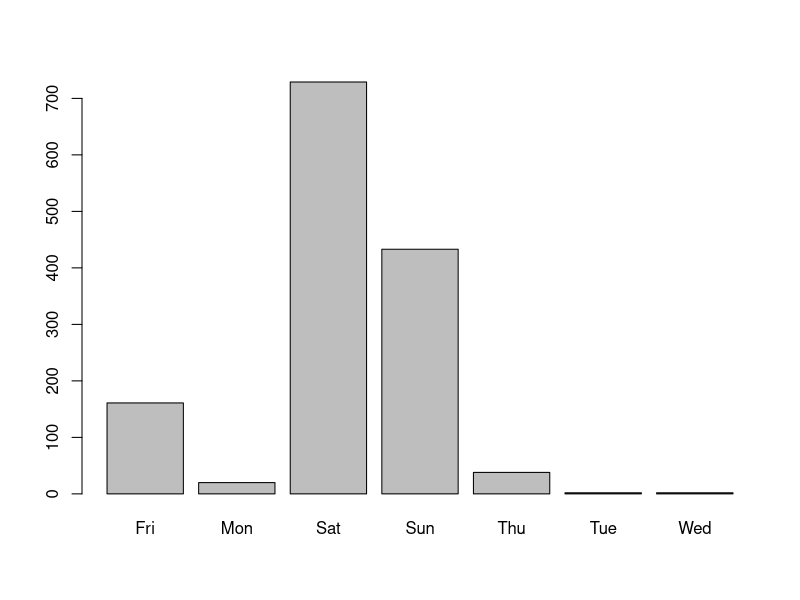

Generate this figure with R: (Note: this script raises an error after producing the figure.)
## ---- chunk 1
library(readxl)
setwd("/Users/austinsechrest/Documents/GitHub/LISH-AFL-Project/Datasets/")
afl <- read_excel("afl_with_injuries.xlsx")
## ---- chunk 2
plot(factor(afl$Day))
## ---- chunk 3
hist(afl$Time)
## ---- chunk 4
hist(afl$Attendance, breaks = 30)
afl$logAttendance = log(afl$Attendance)
hist(afl$logAttendance)
afl$sqrtAttendance = sqrt(afl$Attendance)
hist(afl$sqrtAttendance)
## ---- chunk 5
plot(factor(afl$Venue))
## ---- chunk 6
hist(afl$Home.Odds, breaks = 40)
afl$logHome.Odds = log(afl$Home.Odds)
hist(afl$logHome.Odds)
hist(afl$Away.Odds, breaks = 40)
afl$logAway.Odds = log(afl$Away.Odds)
hist(afl$logAway.Odds)
## ---- chunk 7
afl$Over.Under <- as.numeric(afl$Over.Under)
hist(afl$Over.Under)
## ---- chunk 8
hist(afl$Favorite.Odds, breaks = 10)
afl$logFavorite.Odds = log(afl$Favorite.Odds)
hist(afl$logFavorite.Odds)
hist(afl$Underdog.Odds, breaks = 40)
afl$logUnderdog.Odds = log(afl$Underdog.Odds)
hist(afl$logUnderdog.Odds)
## ---- chunk 9
hist(afl$Difference_in_Odds, breaks = 25)
afl$logDifference_in_Odds = log(afl$Difference_in_Odds)
hist(afl$logDifference_in_Odds)
## ---- chunk 10
hist(afl$Attendance_Difference_vs_Avg)
## ---- chunk 11
hist(afl$Attendance_Difference_vs_Home_Avg, breaks = 14)
## ---- chunk 12
hist(afl$Pct_Difference_vs_Home_Avg, breaks = 20)
## ---- chunk 13
afl$Home.Injuries.5 <- as.numeric(afl$Home.Injuries.5)
afl$Home.Injuries.10 <- as.numeric(afl$Home.Injuries.10)
afl$Home.Injuries.25 <- as.numeric(afl$Home.Injuries.25)
afl$Home.Injuries.50 <- as.numeric(afl$Home.Injuries.50)
afl$Home.Injuries.Total <- as.numeric(afl$Home.Injuries.Total)
afl$Away.Injuries.5 <- as.numeric(afl$Away.Injuries.5)
afl$Away.Injuries.10 <- as.numeric(afl$Away.Injuries.10)
afl$Away.Injuries.25 <- as.numeric(afl$Away.Injuries.25)
afl$Away.Injuries.50 <- as.numeric(afl$Away.Injuries.50)
afl$Away.Injuries.Total <- as.numeric(afl$Away.Injuries.Total)
## ---- chunk 14
plot(afl$Home.Injuries.5, afl$Attendance)
plot(afl$Home.Injuries.10, afl$Attendance)
plot(afl$Home.Injuries.25, afl$Attendance)
plot(afl$Home.Injuries.50, afl$Attendance)
plot(afl$Home.Injuries.Total, afl$Attendance)
## ---- chunk 15
mean_by_round <- data.frame()
for (i in 1:24){
  newrow = data.frame(i, mean(afl$Attendance[afl$Round==i]), mean(afl$Home.Odds[afl$Round==i]), mean(afl$Away.Odds[afl$Round==i]), mean(afl$Favorite.Odds[afl$Round==i]), mean(afl$Underdog.Odds[afl$Round==i]), mean(afl$Difference_in_Odds[afl$Round==i]), mean(afl$Avg.Venue.Attendance[afl$Round==i]), mean(afl$Attendance_Difference_vs_Avg[afl$Round==i]), mean(afl$Home.Venue.Average[afl$Round==i]), mean(afl$Attendance_Difference_vs_Home_Avg[afl$Round==i]), mean(afl$Pct_Difference_vs_Home_Avg[afl$Round==i]), mean(afl$Time[afl$Round==i]), mean(afl$Home.Injuries.5[afl$Round==i]), mean(afl$Home.Injuries.10[afl$Round==i]), mean(afl$Home.Injuries.25[afl$Round==i]), mean(afl$Home.Injuries.50[afl$Round==i]), mean(afl$Home.Injuries.Total[afl$Round==i]), mean(afl$Away.Injuries.5[afl$Round==i]), mean(afl$Away.Injuries.10[afl$Round==i]), mean(afl$Away.Injuries.25[afl$Round==i]), mean(afl$Away.Injuries.50[afl$Round==i]), mean(afl$Away.Injuries.Total[afl$Round==i]))
  mean_by_round <- rbind(mean_by_round, newrow)
}
names(mean_by_round) = c("Round", "Attendance", "Home.Odds", "Away.Odds", "Favorite.Odds", "Underdog.Odds", "Difference_in_Odds", "Avg_Venue_Attendance", "Difference_from_Avg_Attendance", "Home_Venue_Avg", "Difference_From_Home_Venue_Avg", "Pct_Chg_Home_Venue_Avg", "Time", "HomeInj5", "HomeInj10", "HomeInj25", "HomeInj50", "HomeInjAll", "AwayInj5", "AwayInj10", "AwayInj25", "AwayInj50", "AwayInjAll")
mean_by_round
## ---- chunk 16
plot(afl$Attendance~afl$Round)
plot(mean_by_round$Round, mean_by_round$Attendance)
plot(mean_by_round$Favorite.Odds, mean_by_round$Attendance)
plot(mean_by_round$Round, mean_by_round$Difference_From_Home_Venue_Avg)
## ---- chunk 17
mean_by_round_by_season <- data.frame()
for (i in 1:24){
  for (j in 2012:2018){
    newrow = data.frame(i, j, mean(afl$Attendance[afl$Round==i & afl$Year==j]), mean(afl$Home.Odds[afl$Round==i & afl$Year==j]), mean(afl$Away.Odds[afl$Round==i & afl$Year==j]), mean(afl$Favorite.Odds[afl$Round==i & afl$Year==j]), mean(afl$Underdog.Odds[afl$Round==i & afl$Year==j]), mean(afl$Difference_in_Odds[afl$Round==i & afl$Year==j]), mean(afl$Avg.Venue.Attendance[afl$Round==i & afl$Year==j]), mean(afl$Attendance_Difference_vs_Avg[afl$Round==i & afl$Year==j]), mean(afl$Home.Venue.Average[afl$Round==i & afl$Year==j]), mean(afl$Attendance_Difference_vs_Home_Avg[afl$Round==i & afl$Year==j]), mean(afl$Pct_Difference_vs_Home_Avg[afl$Round==i & afl$Year==j]), mean(afl$Time[afl$Round==i & afl$Year==j]), mean(afl$Home.Injuries.5[afl$Round==i & afl$Year==j]), mean(afl$Home.Injuries.10[afl$Round==i & afl$Year==j]), mean(afl$Home.Injuries.25[afl$Round==i & afl$Year==j]), mean(afl$Home.Injuries.50[afl$Round==i & afl$Year==j]), mean(afl$Home.Injuries.Total[afl$Round==i & afl$Year==j]), mean(afl$Away.Injuries.5[afl$Round==i & afl$Year==j]), mean(afl$Away.Injuries.10[afl$Round==i & afl$Year==j]), mean(afl$Away.Injuries.25[afl$Round==i & afl$Year==j]), mean(afl$Away.Injuries.50[afl$Round==i & afl$Year==j]), mean(afl$Away.Injuries.Total[afl$Round==i & afl$Year==j]))
    mean_by_round_by_season <- rbind(mean_by_round_by_season, newrow)
  }
}
names(mean_by_round_by_season) = c("Round", "Season", "Attendance", "Home.Odds", "Away.Odds", "Favorite.Odds", "Underdog.Odds", "Difference_in_Odds", "Avg_Venue_Attendance", "Difference_from_Avg_Attendance", "Home_Venue_Avg", "Difference_From_Home_Venue_Avg", "Pct_Chg_Home_Venue_Avg", "Time", "HomeInj5", "HomeInj10", "HomeInj25", "HomeInj50", "HomeInjAll", "AwayInj5", "AwayInj10", "AwayInj25", "AwayInj50", "AwayInjAll")
mean_by_round_by_season
## ---- chunk 18
plot(mean_by_round_by_season$Round, mean_by_round_by_season$Attendance)
plot(mean_by_round_by_season$Favorite.Odds, mean_by_round_by_season$Attendance)
plot(mean_by_round_by_season$Round, mean_by_round_by_season$Difference_From_Home_Venue_Avg)
abline(h=0)
